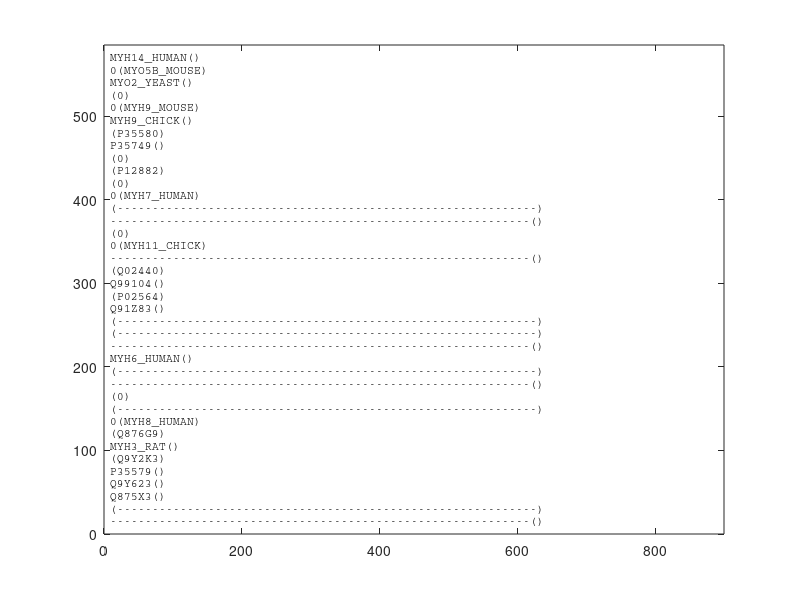

The MATLAB source for this figure: (Note: this script raises an error after producing the figure.)

nseq=38;

[id, seq, nres, tag]=textread('align2.txt', '%s %s %d %s','delimiter',' ');

nlines=length(id);
neol=nlines/nseq;

id=id(1:nseq);
tag=tag(1:nseq);

for i=1:nseq
 for j=1:neol-1
  seq(i)={ [char(seq(i)), char(seq(i+nseq*j))] };
 end
end
seq=seq(1:nseq);


% convert sequence into character array
seqc=char(seq);

% generate residue numbers for each sequence

resmax=length(char(seq(1)));
resid=zeros(nseq, resmax);

%fprintf('%s\n\n', 'Numbering sequences...');
for i=1:nseq
% fprintf('%d\n',i);
 for j=1:resmax
%
   if (seqc(i,j) ~= '-' )
    k=j-1;
    resid(i,j)=1;
    while (k>1) 
     if (resid(i,k)>0)
      resid(i,j)=resid(i,k)+1;
      break;
     end
     k=k-1;
    end
   else
    resid(i,j)=-1;
   end
%
 end
end


%%%%%%%%%%% now, can produce graphical alignment %%%%%%%%%%%%%%
% 1) put sequences in desired order
order=[20 21 22 17 4 12 25 10 35 26 27 28 30 32 33 34 13 14 15 5 6 7 8 23 24 11 16 1 18 19 37 38 9 2 3 31 36 29];
%reverse lookup
order2=zeros(size(order));
for i=1:nseq
 ind=find(order==i);
 order2(i)=ind(1);
end

%tag(order2) prints tags in order from myo1 to myo18


%%%%%% specify MV residues and print equivalent residues in other seqs %%%%
% also indicate how close a match is achieved


pos=['RK']; % 2
hphob=['AILMFWYV'];%10
pol=['NCQGHPST']; %18
neg=['DE']; %20


%%%%%%%%%%%%%%%%%%%%%%%%%%%%%%%%%%%%%%%%%%%%%%%%%%%%%


% residues in MV sequence
res=[246 639 398 566 405 570 ... % cleft OP
...%     174 204 178 193 ... % HF/HH/HG
...%     195 ... % HG/HH
     197 202 203 206 412 423 ... %nonpolar interface between HO/HH/HG
     219 442 ... %sw1/2 salt bridge
     449 677 680 684 ] %relay/HW connunication
      
%%%%% note row 17 corresponds to chicken MV


%%%%%%%%%%%%%%%%%%%%%%%%%%%%%%%%%%%%%%%%%%%%%%%%%%%%%
% produce alignment graph %


n=length(res);
nalign=length(order2);
residues=char(zeros(n,nalign));

resnum=zeros(n,nalign);

for i=1:n
% find index in sequence
 ind=find(resid(17,:)==res(i));
 resnum(i,:)=resid(order2,ind)';
 residues(i,:)=seqc(order2,ind)';
end
tags=tag(order2);
ids=id(order2);

%residues
% plot !
close;
f=figure('position',[10, 20, 900 30*nalign]); hold on;

dy=-15; 
dx=40;
yl=abs(dy) * ( nalign + 1);
xl=900;
axis([0 xl 0 yl]); box on;

x0=180; y0=abs(nalign*dy);


% first, print tags
%
for j=1: nalign
  text(10,y0+(j-1)*dy,[char(tags(j)),'(',char(ids(j)),')'], 'FontName','courier','FontSize',8,'FontWeight','normal', 'interpreter','none');
end

for i=1: n
 m5res=residues(i,order(17));
 for j=1: nalign
  if (order2(j)==17) 
   c='black';w='bold';
  elseif (m5res==residues(i,j))
   c='black';w='normal';
  elseif ( ( (sum (pos==m5res)==1) && (sum(pos==residues(i,j))==1)) || ...
        ( (sum (neg==m5res)==1) && (sum(neg==residues(i,j))==1)) || ...
        ( (sum (pol==m5res)==1) && (sum(pol==residues(i,j))==1)) || ...
        ( (sum (hphob==m5res)==1) && (sum(hphob==residues(i,j))==1)) )
     c='blue';w='demi';
  else
   c='red';w='demi';
  end
% length of number field
  resno=num2str(resnum(i,j));
  while ( length(resno) < 4 )
   resno=[' ', resno];
  end 
%
  text(x0 + (i-1) * dx, y0 + (j-1) * dy, [resno, residues(i,j)], 'FontName','courier','FontSize',8,'FontWeight',w,'color',c);
 end
end

set(gca,'Ytick', []); set(gca,'YtickLabel',[] );
set(gca,'Xtick', []); set(gca,'XtickLabel',[] );

% print
set(gcf, 'paperpositionmode', 'auto');
print(gcf, '-depsc', 'align.eps');
print(gcf, '-djpeg100', 'align.jpg');
